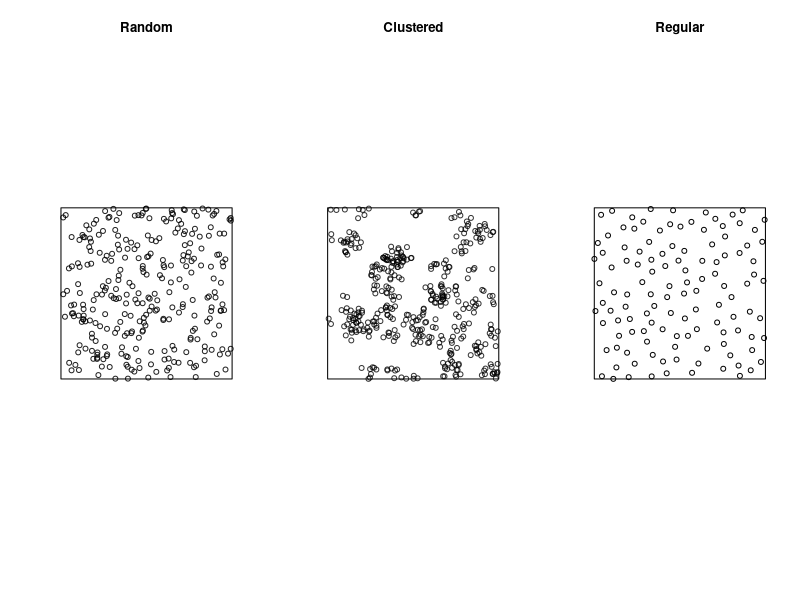
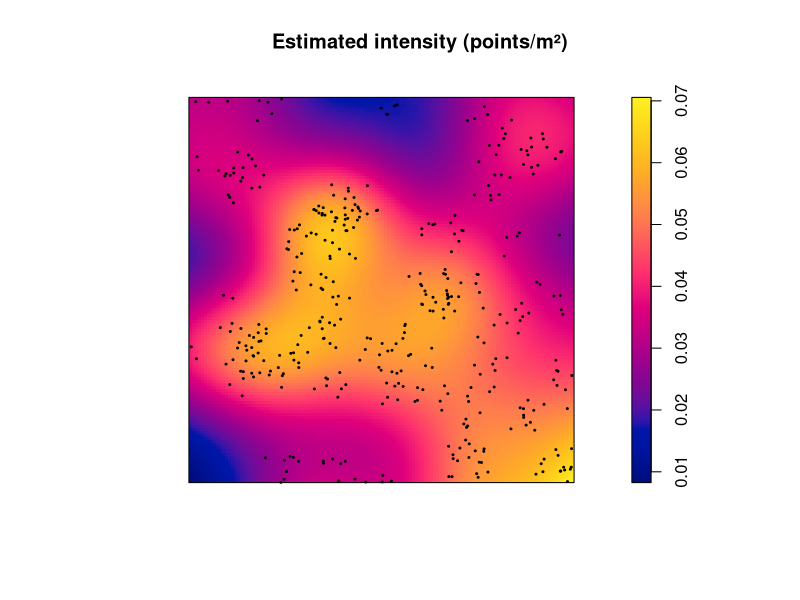
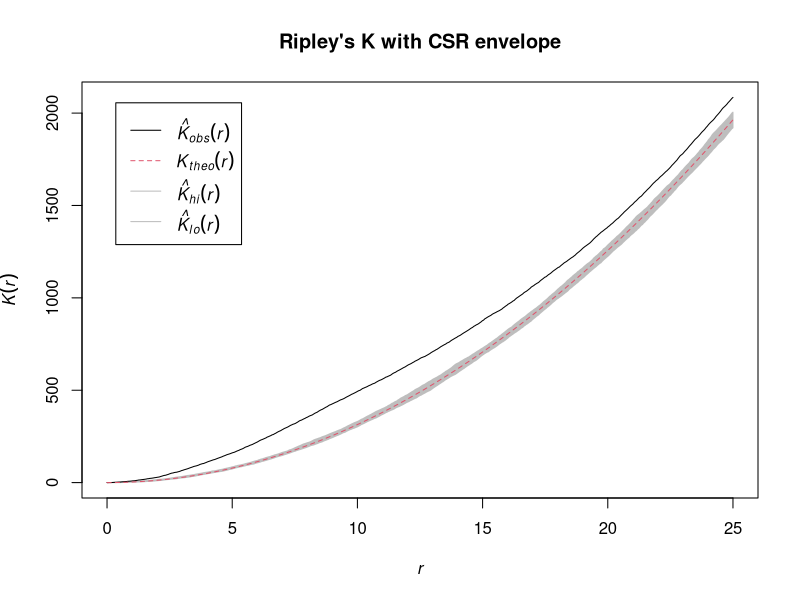

These charts were generated, in order, by the following R code:
## ---- chunk 1
library(spatstat)
## ---- chunk 2
set.seed(1)
win <- owin(c(0, 100), c(0, 100))                       # 100 x 100 m stand

csr     <- rpoispp(lambda = 0.03, win = win)            # random
clustered <- rMatClust(kappa = 0.004, scale = 6, mu = 8, win = win)  # clumped regen
regular <- rSSI(r = 6, n = 120, win = win)              # spaced (min 6 m apart)

par(mfrow = c(1, 3))
plot(csr, main = "Random"); plot(clustered, main = "Clustered"); plot(regular, main = "Regular")
par(mfrow = c(1, 1))
## ---- chunk 3
plot(density(clustered), main = "Estimated intensity (points/m²)")
points(clustered, pch = 20, cex = 0.4)
## ---- chunk 4
quadrat.test(clustered, nx = 4, ny = 4)
## ---- chunk 5
c(clustered = mean(nndist(clustered)),
  random    = mean(nndist(csr)),
  regular   = mean(nndist(regular)))
## ---- chunk 6
plot(envelope(clustered, Kest, nsim = 39, verbose = FALSE),
     main = "Ripley's K with CSR envelope")
